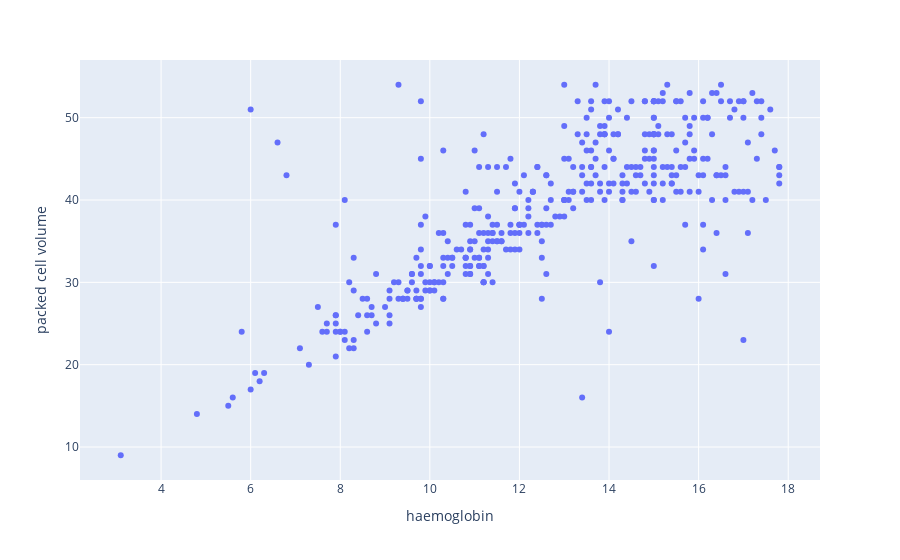

The notebook cell this image was saved under:
### Markdown cell above
#### Find Relationship between haemoglobin and packed cell volume

### Code cell
px.scatter(data,'haemoglobin','packed cell volume')

### Figure 1 — Plotly figure (JSON) as saved in the notebook; plotly's stock layout.template omitted (floating-point values rounded to 4 significant figures; data arrays with more than 128 entries replaced by an {"elided": "..."} marker saying what was removed)
{"data": [{"hovertemplate": "haemoglobin=%{x}<br>packed cell volume=%{y}<extra></extra>", "legendgroup": "", "marker": {"color": "#636efa", "symbol": "circle"}, "mode": "markers", "name": "", "orientation": "v", "showlegend": false, "type": "scatter", "x": {"elided": "400 float values"}, "xaxis": "x", "y": {"elided": "400 int values"}, "yaxis": "y"}], "layout": {"legend": {"tracegroupgap": 0}, "margin": {"t": 60}, "xaxis": {"anchor": "y", "domain": [0, 1], "title": {"text": "haemoglobin"}}, "yaxis": {"anchor": "x", "domain": [0, 1], "title": {"text": "packed cell volume"}}}}
